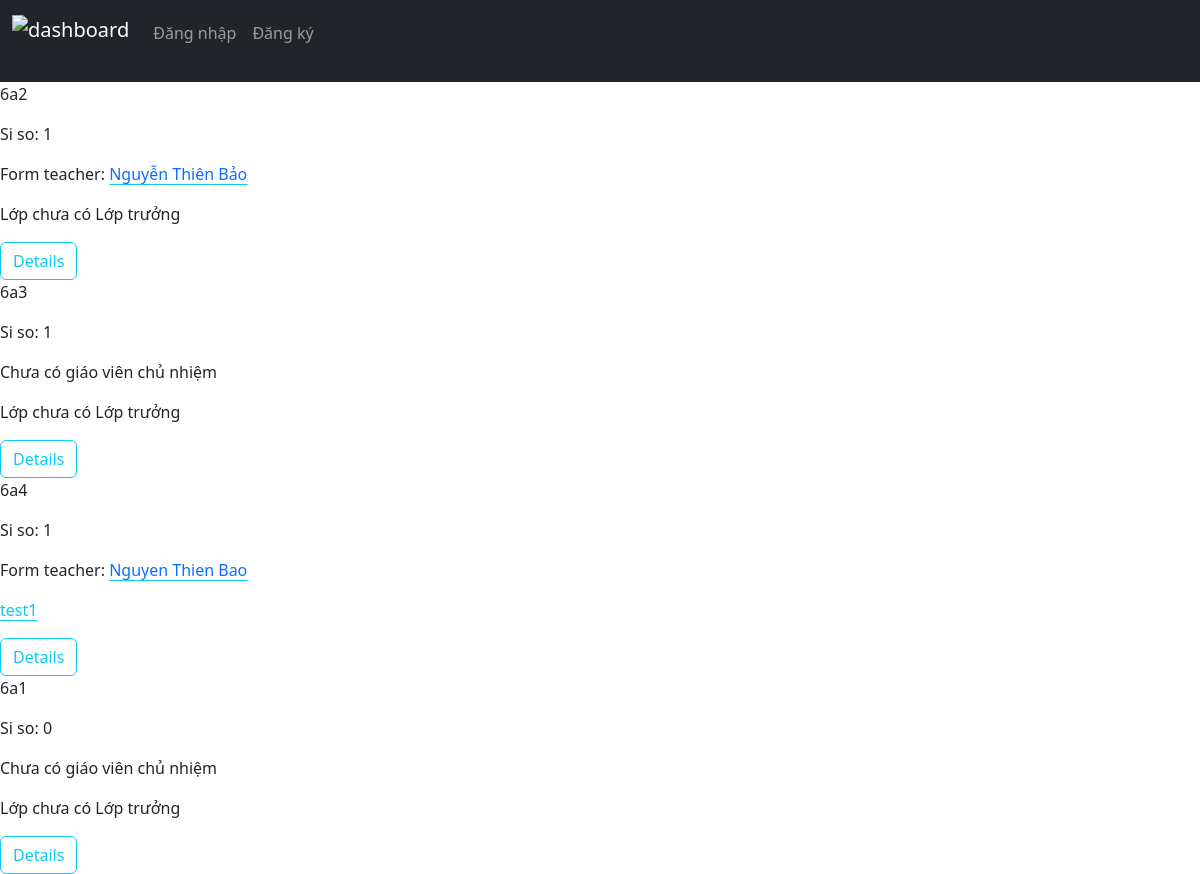
Page /classes on the committed database.
### Du_An/models.py (models this page shows, shortened)
class Class(models.Model):
    name = models.CharField(max_length=3, unique=True)

class ClassYearProfile(models.Model):
    classroom = models.ForeignKey(Class, on_delete=models.CASCADE, related_name="profiles") #-W profile with 's'
    year = models.PositiveSmallIntegerField(blank=False, default=date.today().year)
    form_teacher = models.OneToOneField(Teacher, on_delete=models.CASCADE, null=True, blank=True, default=None, related_name="form_class")
    subject_teachers = models.ManyToManyField("ClassSubjectTeacher", blank=True, related_name="classroom")

class Teacher(User):
    full_name = models.CharField(max_length=200, unique=False)
    subject = models.ManyToManyField(Subject, related_name="teachers")
    contact_information = models.TextField(default="")

class StudentYearProfile(models.Model):
    year = models.PositiveSmallIntegerField(blank=False, default=this_year)
    student = models.ForeignKey(Student, on_delete=models.CASCADE, related_name="profiles") #-W profile with 's'
    classroom = models.ForeignKey("ClassYearProfile", on_delete=models.CASCADE, related_name="students")
    role = models.CharField(max_length=30, choices=role_choices)
    main_subjects = models.ManyToManyField(MainSubject, related_name="student")
    second_subjects = models.ManyToManyField(SecondSubject, related_name="student")
    comment_subjects = models.ManyToManyField(EvaluateByCommentSubject, related_name="student")
    second_term_main_subjects = models.ManyToManyField(MainSubject, related_name="second_term_student")
    second_term_second_subjects = models.ManyToManyField(SecondSubject, related_name="second_term_student")
    second_term_comment_subjects = models.ManyToManyField(EvaluateByCommentSubject, related_name="second_term_student")

class Student(models.Model):
    full_name = models.CharField(max_length=200)
    birthday = models.DateField(blank=False)
    is_boy = models.BooleanField()
    """
    //main_subjects = models.ManyToManyField(MainSubject, related_name="student")
    //second_subjects = models.ManyToManyField(SecondSubject, related_name="student")
    //comment_subjects = models.ManyToManyField(EvaluateByCommentSubject, related_name="student")
    //second_term_main_subjects = models.ManyToManyField(MainSubject, related_name="second_term_student")
    //second_term_second_subjects = models.ManyToManyField(SecondSubject, related_name="second_term_student")
    //second_term_comment_subjects = models.ManyToManyField(EvaluateByCommentSubject, related_name="second_term_student") """

### Du_An/views.py (the view, shortened to what this page needs)
# urls.py: path("classes", views.view_classes, name="classes"),
def view_classes(request):
    if request.method == "GET":
        classes = Class.objects.all()
        return render(request, "Du_An/classes.html", {
            "classes": [ {"class": classroom, "profile": classroom.profiles.filter(year=this_year).first()} for classroom in classes ]
        })

### Du_An/templatetags/tags.py (called while the page is built)
@register.simple_tag
def get_student_page_link(classroom: Class, role: str, tagclass: str, year: int = this_year) -> str:
    try:
        student: StudentYearProfile = classroom.profiles.get(year=year).students.get(role=role)
        href = reverse("view_student", args=(student.student.id, ))
        return format_html(tag("a", attribute='href="{}" class="{}"', content=student.student.full_name), href, tagclass)
    except StudentYearProfile.DoesNotExist:
        return f"Lớp chưa có {get_role_name(role)}"
    except ClassYearProfile.DoesNotExist:
        return "Năm học không hợp lệ"
    except:
        return '' #* Return None may raise Error when Django render template

@register.simple_tag
def get_role_name(role: str) -> str | None:
    if role not in STUDENT_ROLE:
        return
    for role_name in role_choices:
        if role in role_name:
            return role_name[-1] #* get the vietnamese name of the role

def tag(tagname: str, attribute: str = '', content: str = ''):
    return f"<{tagname} {attribute}> {content} </{tagname}>"

### Du_An/templates/Du_An/classes.html (shortened to what this page needs)
{% extends 'Du_An/layout.html' %}
{% load static %}
{% load tags %}
{% block body %}
    <div class="classes">
        {% for class in classes %}
        {% if class %}
            <div class="class">
                <p class="class_name"> {{ class.class.name }} </p>
                <p class="class_student_count">Si so: {{ class.profile.students.count }} </p>
                {% if class.profile.form_teacher %}
                <p>
                    Form teacher: <a class="link-primary link-offset-2 link-opacity-75-hover link-underline-info" href="{% url 'view_teacher' class.profile.form_teacher.id %}">{{ class.profile.form_teacher.full_name }} </a>
                </p>
                {% else %}
                <p>Chưa có giáo viên chủ nhiệm</p>
                {% endif %}
                <p>
                    {% if class.class %}
                        {% autoescape off %}
                            {% get_student_page_link class.class 'monitor' 'link-info link-offset-2 link-opacity-hover-75'  %}
                        {% endautoescape %}
                    {% endif %}
                </p>
                <a href="{% url 'view_class' class.class.id %}" class="btn btn-outline-info">Details</a>
            </div>
        {% else %}
            None
        {% endif %}
        {% endfor %}
    </div>
{% endblock %}

### rows in the picture
Class: class.name "6a2", profile.students.count "1", profile.form_teacher.full_name "Nguyễn Thiên Bảo", id.classroom_id "Lớp chưa có Lớp trưởng"
Class: class.name "6a3", profile.students.count "1", shows "Chưa có giáo viên chủ nhiệm", id.classroom_id "Lớp chưa có Lớp trưởng"
Class: class.name "6a4", profile.students.count "1", profile.form_teacher.full_name "Nguyen Thien Bao", id.full_name "test1"
Class: class.name "6a1", profile.students.count "0", shows "Chưa có giáo viên chủ nhiệm", id.classroom_id "Lớp chưa có Lớp trưởng"
